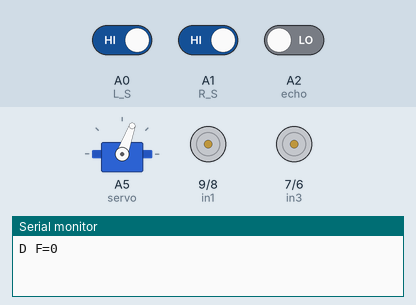
Bench run of a sketch on a simulated Arduino Uno, built with avr-gcc and run on an emulated ATmega328P. Shown: servo, motor-driver pin pairs drawn as motors (green arrow = first pin HIGH = forward, orange = second pin HIGH = backward, longer = more drive, scaled by the enable pin), the last lines printed to the serial monitor. Wiring (inferred from the names in the program): servo: signal A5. The inputs (shaded band) are chosen by the test bench; at power-on: A0 (L_S) HIGH, A1 (R_S) HIGH, A2 (echo) LOW. Servo pulses on a pin are drawn as a servo (544–2400 µs = 0–180°).

Above: at 5.7 s.
5.8 s: A0 (L_S) driven LOW
At 7.0 s:
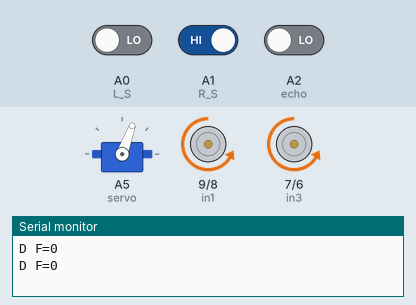
8.0 s: A1 (R_S) driven LOW
At 12.6 s:
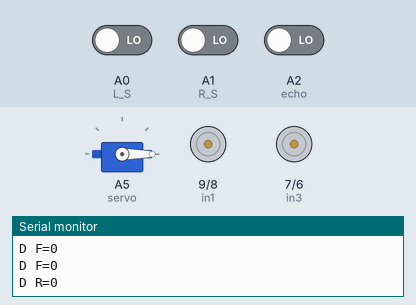
15.0 s: A0 (L_S) driven HIGH
At 18.0 s:
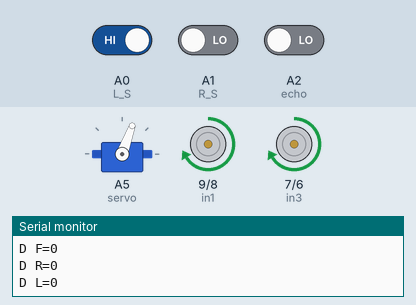
Timing chart, 0 to 19.5 s (numbered marks = the images above; inputs shaded):
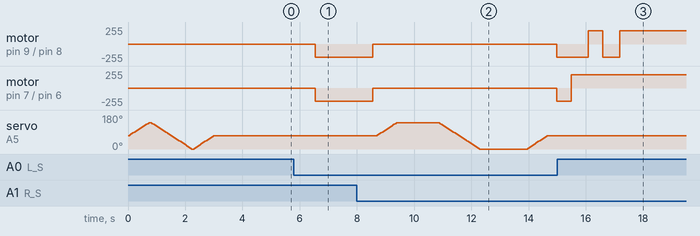

Measured:
- after the input at 5.8 s, motor on pin 9 (in1) / pin 8 (in2), motor on pin 7 (in3) / pin 6 (in4): stopped → backward 200/255 after 0.74 s
- after the input at 8.0 s, motor on pin 9 (in1) / pin 8 (in2), motor on pin 7 (in3) / pin 6 (in4): backward 200/255 → stopped after 0.56 s, → backward 200/255 6.4 s later
- after the input at 15.0 s, motor on pin 9 (in1) / pin 8 (in2): goes on until 17.2 s, then stays forward 200/255; motor on pin 7 (in3) / pin 6 (in4): goes on until 15.5 s, then stays forward 200/255; servo on A5 (servo): stops changing and stays 70°

The sketch:

spyro.ino
```cpp
#define enA 10//Enable1 L298 Pin enA
#define in1 9 //Motor1  L298 Pin in1
#define in2 8 //Motor1  L298 Pin in1
#define in3 7 //Motor2  L298 Pin in1
#define in4 6 //Motor2  L298 Pin in1
#define enB 5 //Enable2 L298 Pin enB

#define L_S A0 //ir sensor Left
#define R_S A1 //ir sensor Right

#define echo A2    //Echo pin
#define trigger A3 //Trigger pin

#define servo A5

int Set=15;
int distance_L, distance_F, distance_R;

void setup(){ // put your setup code here, to run once

Serial.begin(9600); // start serial communication at 9600 bps

pinMode(R_S, INPUT); // declare if sensor as input
pinMode(L_S, INPUT); // declare ir sensor as input

pinMode(echo, INPUT );// declare ultrasonic sensor Echo pin as input
pinMode(trigger, OUTPUT); // declare ultrasonic sensor Trigger pin as Output

pinMode(enA, OUTPUT); // declare as output for L298 Pin enA
pinMode(in1, OUTPUT); // declare as output for L298 Pin in1
pinMode(in2, OUTPUT); // declare as output for L298 Pin in2
pinMode(in3, OUTPUT); // declare as output for L298 Pin in3
pinMode(in4, OUTPUT); // declare as output for L298 Pin in4
pinMode(enB, OUTPUT); // declare as output for L298 Pin enB

analogWrite(enA, 200); // Write The Duty Cycle 0 to 255 Enable Pin A for Motor1 Speed
analogWrite(enB, 200); // Write The Duty Cycle 0 to 255 Enable Pin B for Motor2 Speed

pinMode(servo, OUTPUT);

 for (int angle = 70; angle <= 140; angle += 5)  {
   servoPulse(servo, angle);  }
 for (int angle = 140; angle >= 0; angle -= 5)  {
   servoPulse(servo, angle);  }

 for (int angle = 0; angle <= 70; angle += 5)  {
   servoPulse(servo, angle);  }

distance_F = Ultrasonic_read();

delay(500);
}


void loop(){
//==============================================
//     Line Follower and Obstacle Avoiding
//==============================================

distance_F = Ultrasonic_read();
Serial.print("D F=");Serial.println(distance_F);


//if Right Sensor and Left Sensor are at White color then it will call forward function
 if((digitalRead(R_S) == 0)&&(digitalRead(L_S) == 0)){
  if(distance_F > Set){forward();}
                  else{Check_side();}
 }

//if Right Sensor is Black and Left Sensor is White then it will call turn Right function
else if((digitalRead(R_S) == 1)&&(digitalRead(L_S) == 0)){turnRight();}

//if Right Sensor is White and Left Sensor is Black then it will call turn Left function
else if((digitalRead(R_S) == 0)&&(digitalRead(L_S) == 1)){turnLeft();}

delay(10);
}

void servoPulse (int pin, int angle){
int pwm = (angle*11) + 500;      // Convert angle to microseconds
 digitalWrite(pin, HIGH);
 delayMicroseconds(pwm);
 digitalWrite(pin, LOW);
 delay(50); // Refresh cycle of servo
}


//**********************Ultrasonic_read****************************
long Ultrasonic_read(){
  digitalWrite(trigger, LOW);
  delayMicroseconds(2);
  digitalWrite(trigger, HIGH);
  delayMicroseconds(10);
  long time = pulseIn (echo, HIGH);
  return time / 29 / 2;
}

void compareDistance(){
    if(distance_L > distance_R){
  turnLeft();
  delay(500);
  forward();
  delay(600);
  turnRight();
  delay(500);
  forward();
  delay(600);
  turnRight();
  delay(400);
  }
  else{
  turnRight();
  delay(500);
  forward();
  delay(600);
  turnLeft();
  delay(500);
  forward();
  delay(600);
  turnLeft();
  delay(400);
  }
}

void Check_side(){
    Stop();
    delay(100);
 for (int angle = 70; angle <= 140; angle += 5)  {
   servoPulse(servo, angle);  }
    delay(300);
    distance_R = Ultrasonic_read();
    Serial.print("D R=");Serial.println(distance_R);
    delay(100);
  for (int angle = 140; angle >= 0; angle -= 5)  {
   servoPulse(servo, angle);  }
    delay(500);
    distance_L = Ultrasonic_read();
    Serial.print("D L=");Serial.println(distance_L);
    delay(100);
 for (int angle = 0; angle <= 70; angle += 5)  {
   servoPulse(servo, angle);  }
    delay(300);
    compareDistance();
}

void forward(){  //forward
digitalWrite(in1, LOW); //Left Motor backward Pin
digitalWrite(in2, HIGH); //Left Motor forward Pin
digitalWrite(in3, HIGH); //Right Motor forward Pin
digitalWrite(in4, LOW); //Right Motor backward Pin
}

void backward(){ //backward
digitalWrite(in1, HIGH); //Left Motor backward Pin
digitalWrite(in2, LOW); //Left Motor forward Pin
digitalWrite(in3, LOW); //Right Motor forward Pin
digitalWrite(in4, HIGH); //Right Motor backward Pin
}

void turnRight(){ //turnRight
digitalWrite(in1, LOW); //Left Motor backward Pin
digitalWrite(in2, HIGH); //Left Motor forward Pin
digitalWrite(in3, LOW); //Right Motor forward Pin
digitalWrite(in4, HIGH); //Right Motor backward Pin
}

void turnLeft(){ //turnLeft
digitalWrite(in1, HIGH); //Left Motor backward Pin
digitalWrite(in2, LOW); //Left Motor forward Pin
digitalWrite(in3, HIGH); //Right Motor forward Pin
digitalWrite(in4, LOW); //Right Motor backward Pin
}

void Stop(){ //stop
digitalWrite(in1, LOW); //Left Motor backward Pin
digitalWrite(in2, LOW); //Left Motor forward Pin
digitalWrite(in3, LOW); //Right Motor forward Pin
digitalWrite(in4, LOW); //Right Motor backward Pin
}
```
